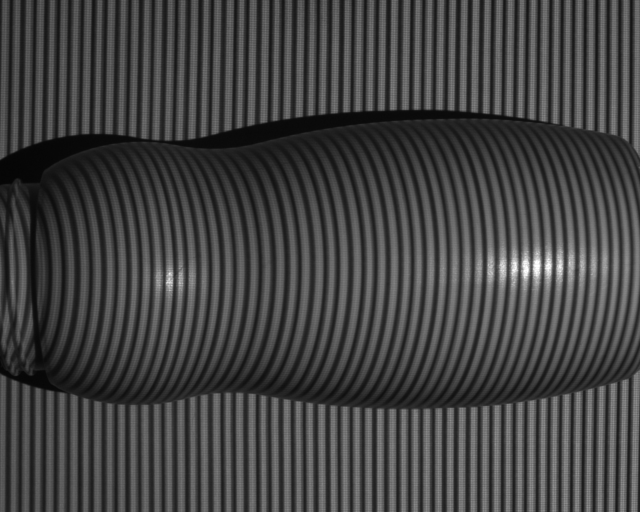
%> input picture Proyecto_3D/imagenes2/ResultadosObjeto2_1.tif, 1280 x 1024 px (shown at 1/2 size)
$ octave Pruebas.m   (GNU Octave 9; MATLAB toolbox functions it lacks are replaced by stand-ins)
%> lines starting %> are read from the running program, lines starting %| are printed output that depends on the picture; in (x1, y1, x2, y2) boxes, pixels count from 0 and x2, y2 are one past the last pixel; in counts of white or black regions, pixels touching at a corner belong together; the program's own positions count from 1
### Mascara.m
function mascara =  Mascara(I3,Th,n,p)
% Th - 0:255
% n, tama駉 del filtro de mediana
% p=6;
hkj=uint8(medfilt2(I3,[1 3]));
kernel = [-1; 0; p];
% figure(3),plot(1:1024,hkj(:,1))
% figure(4),plot(1:1024,imfilter(hkj(:,1),kernel))
convi = imfilter(hkj,kernel);
mask = convi<Th;

mask(:,1:10)=0;
mask(:,size(convi,2)-10:size(convi,2))=0;

mask(1:10,:)=0;
mask(size(convi,1)-10:size(convi,1),:)=0;
mascara =medfilt2(uint8(mask),[n n]);
%figure, imshow(255*mascara)

mascara = double(mascara).*repmat((1:size(mascara,1))',[1 size(mascara,2)]);
mascara2=mascara;
mascara2(mascara==0)=NaN;
minimos = min(mascara2);
maximos = max(mascara);


for j=10:size(mascara,2)-10
    if (~isnan(minimos(j)) && ~isnan(maximos(j)))
       mascara(minimos(j):maximos(j),j)=1;
    else
% [12 lines of commented-out code are left out]
    end
end

%figure, imshow(mascara)
%figure, imshow(mascara.*imgradientxy(mascara))
end

### Pruebas.m
I1 = imread('ResultadosObjeto2_1.tif');
%> I1 is the input picture: size 1024x1280 uint8; min 4, max 255, mean 66.8
I2 = imread('ResultadosObjeto2_2.tif');
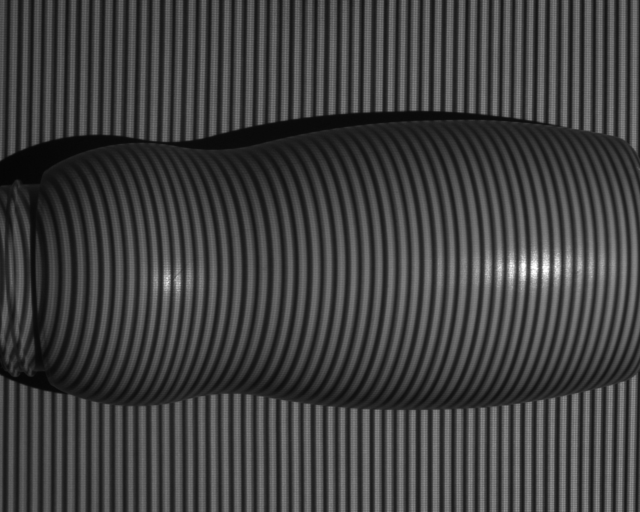
%> input picture Proyecto_3D/imagenes2/ResultadosObjeto2_2.tif, 1280 x 1024 px (shown at 1/2 size)
%> I2 is the input picture: size 1024x1280 uint8; min 4, max 255, mean 63.8
I3 = imread('ResultadosObjeto2_3.tif');
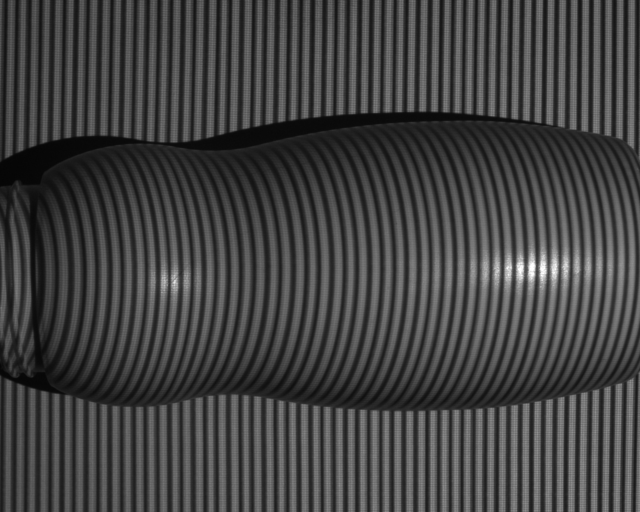
%> input picture Proyecto_3D/imagenes2/ResultadosObjeto2_3.tif, 1280 x 1024 px (shown at 1/2 size)
%> I3 is the input picture: size 1024x1280 uint8; min 4, max 255, mean 66.5
I4 = imread('ResultadosObjeto2_4.tif');
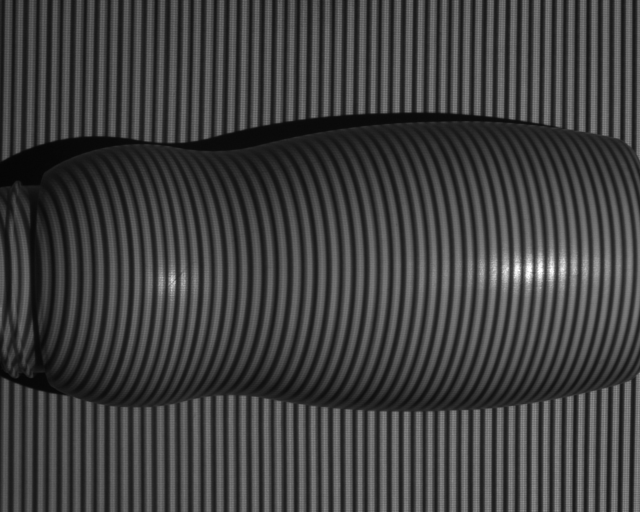
%> input picture Proyecto_3D/imagenes2/ResultadosObjeto2_4.tif, 1280 x 1024 px (shown at 1/2 size)
%> I4 is the input picture: size 1024x1280 uint8; min 4, max 255, mean 63.8
I5 = I1+I2+I3+I4;
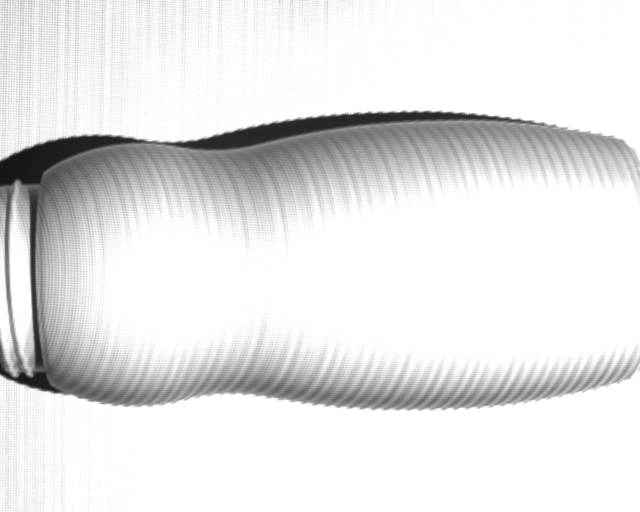
%> I5: size 1024x1280 uint8 (shown at 1/2 size); min 18, max 255, mean 229.1
I6 = I5<105;
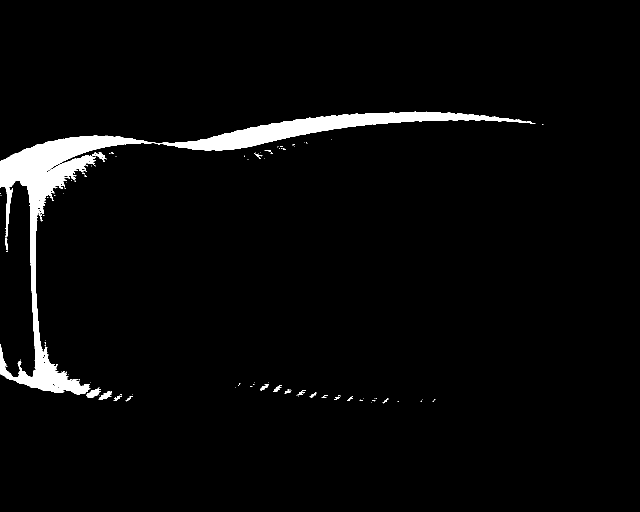
%> I6: size 1024x1280 logical (shown at 1/2 size); 3.3% white; 106 white regions (89 under 20 px), largest, box (x1, y1, x2, y2) and area: (0, 271, 311, 789) 26882, (311, 223, 1071, 301) 15563, (172, 777, 202, 795) 289
f_plano= imread('Resultadosplano_1.tif');
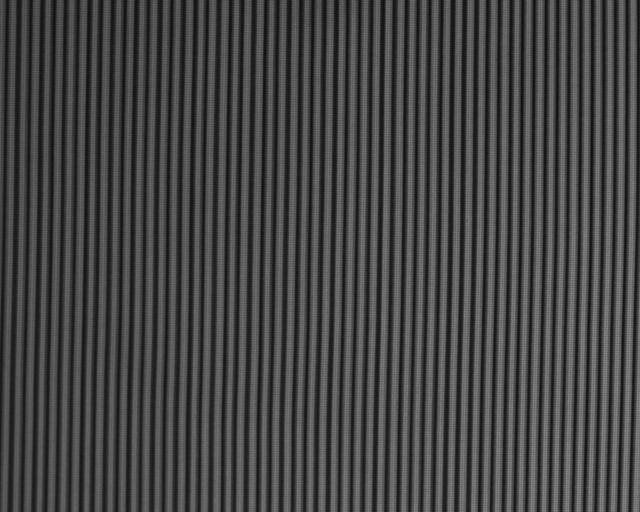
%> input picture Proyecto_3D/imagenes2/Resultadosplano_1.tif, 1280 x 1024 px (shown at 1/2 size)
%> f_plano is the input picture: size 1024x1280 uint8; min 15, max 146, mean 69.2
Obj = I3;
%%
m1=Mascara(I1,210,9);
%> the run ends on the next line
